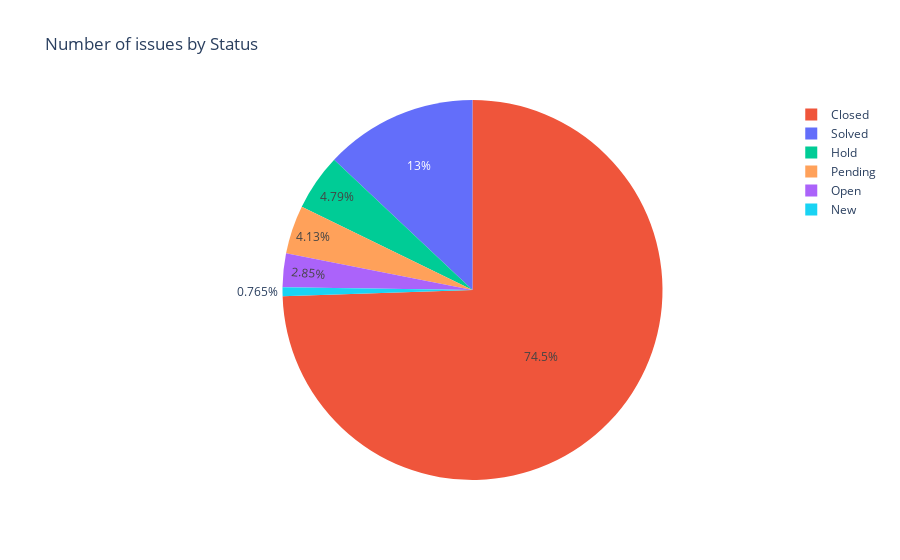

Notebook cell for this chart:
### Code cell
txt(r'''74.5% of all issues have been Closed. Where only 13% of all issues were solved.''',True,False)
px.pie(df,names=df.Status,values=df.Id.value_counts(),color=df.Status,title="Number of issues by Status")

### Figure 1 — Plotly figure (JSON) as saved in the notebook; plotly's stock layout.template omitted (floating-point values rounded to 4 significant figures; data arrays with more than 128 entries replaced by an {"elided": "..."} marker saying what was removed)
{"data": [{"customdata": {"elided": "16476x1 str values"}, "domain": {"x": [0, 1], "y": [0, 1]}, "hovertemplate": "Status=%{customdata[0]}<br>value=%{value}<extra></extra>", "labels": {"elided": "16476 str values"}, "legendgroup": "", "marker": {"colors": {"elided": "16476 str values"}}, "name": "", "showlegend": true, "type": "pie", "values": {"elided": "16476 int values"}}], "layout": {"legend": {"tracegroupgap": 0}, "title": {"text": "Number of issues by Status"}}}
